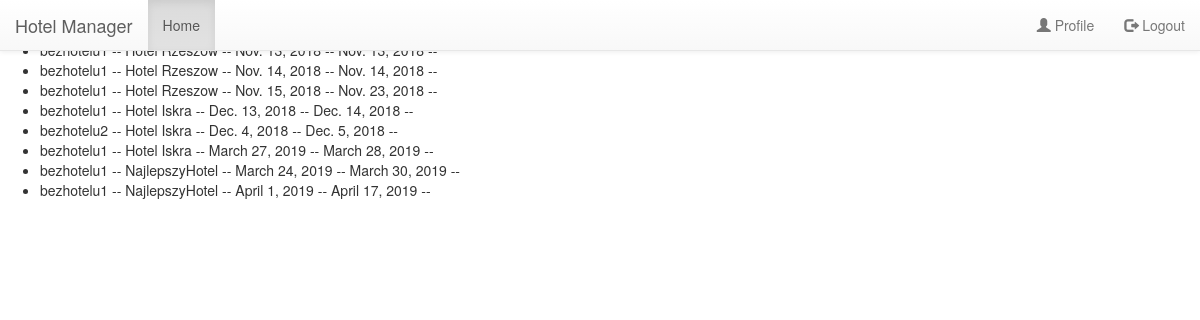
Page /booking/reservation/list/ (signed in) on the committed database.
### booking/models.py (models this page shows, shortened)
class Reservation(models.Model):
    reservation_owner = models.ForeignKey(HotelOwner, on_delete=models.CASCADE)
    reservation_hotel = models.ForeignKey(Hotel, on_delete=models.CASCADE)
    reservation_from = models.DateField()
    reservation_to = models.DateField()
    reservation_room_sgl_quantity = models.PositiveIntegerField(validators=[MinValueValidator(0)], default=0)
    reservation_room_dbl_quantity = models.PositiveIntegerField(validators=[MinValueValidator(0)], default=0)
    reservation_room_twin_quantity = models.PositiveIntegerField(validators=[MinValueValidator(0)], default=0)
    reservation_room_tpl_quantity = models.PositiveIntegerField(validators=[MinValueValidator(0)], default=0)
    reservation_room_qdbl_quantity = models.PositiveIntegerField(validators=[MinValueValidator(0)], default=0)
    reservation_room_family_quantity = models.PositiveIntegerField(validators=[MinValueValidator(0)], default=0)
    reservation_room_apartment_quantity = models.PositiveIntegerField(validators=[MinValueValidator(0)], default=0)

class HotelOwner(AbstractUser):
    hasHotel = models.BooleanField(default=False)
    phone_regex = RegexValidator(regex=r'^\+?1?\d{9,15}$',
                                 message="Phone number must be entered in the format: '+999999999'. Up to 15 digits "
                                         "allowed.")
    phone_number = models.CharField(validators=[phone_regex], max_length=17, blank=False, null=False)
    class Meta:
        app_label = 'booking'
        permissions = ("has_hotel", "Has hotel."),

class Hotel(models.Model):
    hotel_owner = models.ForeignKey(HotelOwner, on_delete=models.CASCADE)
    hotel_name = models.CharField(max_length=120, verbose_name="Your hotel name")
    hotel_country = models.CharField(max_length=50, verbose_name="Your hotel country")
    hotel_city = models.CharField(max_length=100, verbose_name="Your hotel city")
    hotel_zip_code = models.CharField(max_length=6, default="43-701", verbose_name="Your hotel zip code")
    hotel_street = models.CharField(max_length=100, verbose_name="Your hotel street")
    hotel_street_number = models.IntegerField(default=0, verbose_name="Your hotel street number")
    hotel_place_number = models.IntegerField(default=0, verbose_name="Your hotel place number")
    hotel_short_desc = models.TextField(max_length=200, verbose_name="Briefly describe your hotel")
    hotel_long_desc = models.TextField(max_length=2000, verbose_name="Full description of your hotel")
    hotel_image = models.FileField(verbose_name="Upload image with your hotel")
    hotel_rating = models.FloatField(default=0.0)
    hotel_room_sgl = models.PositiveIntegerField(validators=[MinValueValidator(0)], default=0,
                                                 verbose_name="Number of single rooms in your hotel")
    hotel_room_dbl = models.PositiveIntegerField(validators=[MinValueValidator(0)], default=0,
                                                 verbose_name="Number of double rooms in your hotel")
    hotel_room_twin = models.PositiveIntegerField(validators=[MinValueValidator(0)], default=0,
                                                  verbose_name="Number of twin rooms in your hotel")
    hotel_room_tpl = models.PositiveIntegerField(validators=[MinValueValidator(0)], default=0,
                                                 verbose_name="Number of triple rooms in your hotel")
    hotel_room_qdbl = models.PositiveIntegerField(validators=[MinValueValidator(0)], default=0,
                                                  verbose_name="Number of quad rooms in your hotel")
    hotel_room_family = models.PositiveIntegerField(validators=[MinValueValidator(0)], default=0,
                                                    verbose_name="Number of family rooms in your hotel")
    hotel_room_apartment = models.PositiveIntegerField(validators=[MinValueValidator(0)], default=0,
                                                       verbose_name="Number of apartment rooms in your hotel")
    hotel_room_sgl_price = models.PositiveIntegerField(validators=[MinValueValidator(0)], default=0,
                                                       verbose_name="Your hotel single room price in $")
    hotel_room_dbl_price = models.PositiveIntegerField(validators=[MinValueValidator(0)], default=0,
                                                       verbose_name="Your hotel double room price in $")
    hotel_room_twin_price = models.PositiveIntegerField(validators=[MinValueValidator(0)], default=0,
                                                        verbose_name="Your hotel twin room price in $")
    hotel_room_tpl_price = models.PositiveIntegerField(validators=[MinValueValidator(0)], default=0,
                                                       verbose_name="Your hotel triple room price in $")
    hotel_room_qdbl_price = models.PositiveIntegerField(validators=[MinValueValidator(0)], default=0,
                                                        verbose_name="Your hotel quad room price in $")
    hotel_room_family_price = models.PositiveIntegerField(validators=[MinValueValidator(0)], default=0,
                                                          verbose_name="Your hotel family room price in $")
    hotel_room_apartment_price = models.PositiveIntegerField(validators=[MinValueValidator(0)], default=0,
                                                             verbose_name="Your hotel apartment room price in $")
    def __str__(self):
        return self.hotel_name

### booking/views.py (the view)
# urls.py: path('reservation/list/', views.ReservationListView.as_view(), name='reservation_list'),
class ReservationListView(ListView):
    context_object_name = 'all_reservations'
    def get_queryset(self):
        return Reservation.objects.all()

### booking/templates/booking/reservation_list.html (shortened to what this page needs)
{% extends 'base.html' %}
{% block body %}
    <ul>
        {% for reservation in all_reservations %}
            <li>{{ reservation.reservation_owner }} -- {{ reservation.reservation_hotel }} -- {{ reservation.reservation_from }} -- {{ reservation.reservation_to }} -- {{ reservation.reservation_room }}
            </li>
        {% endfor %}
    </ul>
{% endblock %}

### rows in the picture
Reservation: reservation_owner "bezhotelu1", reservation_hotel "Hotel Rzeszow", reservation_from "Nov. 14, 2018", reservation_to "Nov. 14, 2018"
Reservation: reservation_owner "bezhotelu1", reservation_hotel "Hotel Rzeszow", reservation_from "Nov. 15, 2018", reservation_to "Nov. 23, 2018"
Reservation: reservation_owner "bezhotelu1", reservation_hotel "Hotel Iskra", reservation_from "Dec. 13, 2018", reservation_to "Dec. 14, 2018"
Reservation: reservation_owner "bezhotelu2", reservation_hotel "Hotel Iskra", reservation_from "Dec. 4, 2018", reservation_to "Dec. 5, 2018"
Reservation: reservation_owner "bezhotelu1", reservation_hotel "Hotel Iskra", reservation_from "March 27, 2019", reservation_to "March 28, 2019"
Reservation: reservation_owner "bezhotelu1", reservation_hotel "NajlepszyHotel", reservation_from "March 24, 2019", reservation_to "March 30, 2019"
Reservation: reservation_owner "bezhotelu1", reservation_hotel "NajlepszyHotel", reservation_from "April 1, 2019", reservation_to "April 17, 2019"
